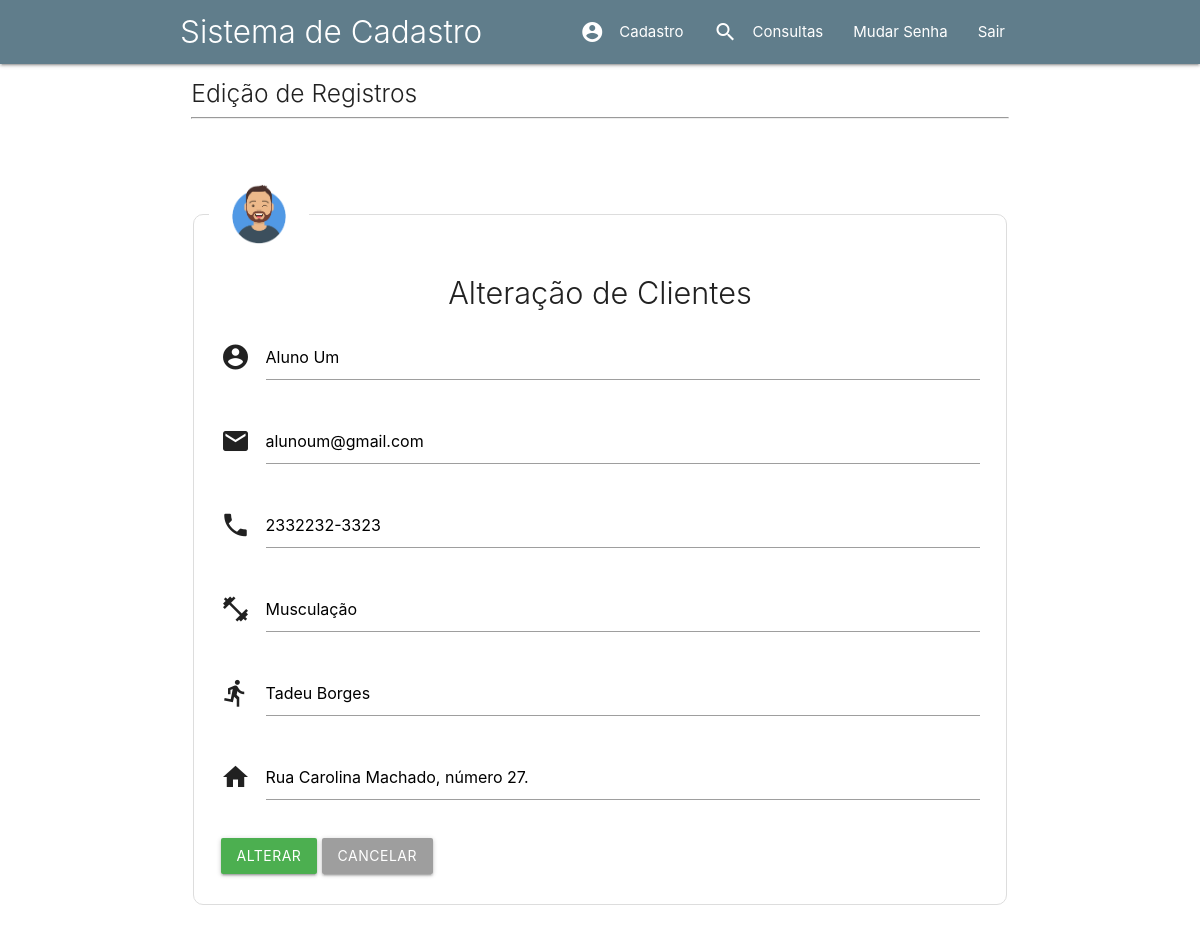
Screenshot of /editar.php?id=49 with the database file from the repository.
### tables this page shows
CREATE TABLE `tb_clientes` (
  `id` int(11) NOT NULL,
  `nome` varchar(40) NOT NULL,
  `email` varchar(50) DEFAULT NULL,
  `password` varchar(255) NOT NULL,
  `telefone` varchar(15) NOT NULL,
  `plano` varchar(20) NOT NULL,
  `personal` varchar(40) DEFAULT NULL,
  `ENDERECO` varchar(50) NOT NULL
);

### editar.php (the view, shortened to what this page needs)
<?php
	include_once 'includes/header.inc.php';
	include_once 'includes/menu.inc.php';
 ?>
<div class="row container">
	<div class="col s12">
		<h5 class="light">Edição de Registros</h5><hr>
	</div>
</div>
<?php
	include_once 'bancodedados/conexao.php';
	$id = filter_input(INPUT_GET, 'id', FILTER_SANITIZE_NUMBER_INT);
	$querySelect = $link->query("select * from tb_clientes where id='$id'");
	while($registros = $querySelect->fetch_assoc()):
		$nome = $registros ['nome'];
		$email = $registros ['email'];
		$telefone = $registros ['telefone'];
		$plano = $registros ['plano'];
		$personal = $registros ['personal'];
		$ENDERECO = $registros ['ENDERECO'];
endwhile;
?>
<div class="row container">
	<p>&nbsp;</p>
	<form action="bancodedados/update.php" method="post" class="col s12">
		<fieldset class="formulario" style="padding: 15px">
			<legend><img src="imagens/avatar-2.png" alt="(imagem)" width="100"></legend>
			<h5 class="light center" style="font-size: 23pt;">Alteração de Clientes</h5>
			<div class="input-field col s12">
					<i class="material-icons prefix">account_circle</i>
					<input type="text" name="nome" value="<?php echo $nome?>" id="nome" maxlength="40" placeholder="Nome do Cliente" required>
				</div>
			<div class="input-field col s12">
					<i class="material-icons prefix">email</i>
					<input type="email" name="email"  value="<?php echo $email?>" id="email" maxlength="50"  placeholder="Email do Cliente">
				</div>
			<div class="input-field col s12">
					<i class="material-icons prefix">phone</i>
					<input type="tel" name="telefone"  value="<?php echo $telefone?>" id="telefone" maxlength="14" onkeydown="javascript: fMasc( this, mTel );" required placeholder="Telefone do Cliente">
				</div>
			<div class="input-field col s12">
					<i class="material-icons prefix">fitness_center</i>
					<input type="text" name="plano" id="plano" value="<?php echo $plano?>" maxlength="20" required  placeholder="Plano do Cliente">
				</div>
			<div class="input-field col s12">
					<i class="material-icons prefix">directions_run</i>
					<input type="text" name="personal" id="personal" value="<?php echo $personal?>"  maxlength="20"  placeholder="Personal do Cliente">
				</div>
			<div class="input-field col s12">
					<i class="material-icons prefix">home</i>
					<input type="text" name="ENDERECO" id="ENDERECO" value="<?php echo $ENDERECO?>"maxlength="50" required placeholder="Endereço do cliente">
				</div>
				<div class="input-field col s12">
					<input type="submit" value="alterar" class="btn green">
					<a href="consultas.php" class="btn grey">cancelar</a>
		</fieldset>
</div>
 <?php
	include_once 'includes/footer.inc.php';
 ?>

### rows the page displays
tb_clientes: nome "Aluno Um", email "alunoum@gmail.com", telefone "2332232-3323", plano "Musculação", personal "Tadeu Borges", ENDERECO "Rua Carolina Machado, número 27."
